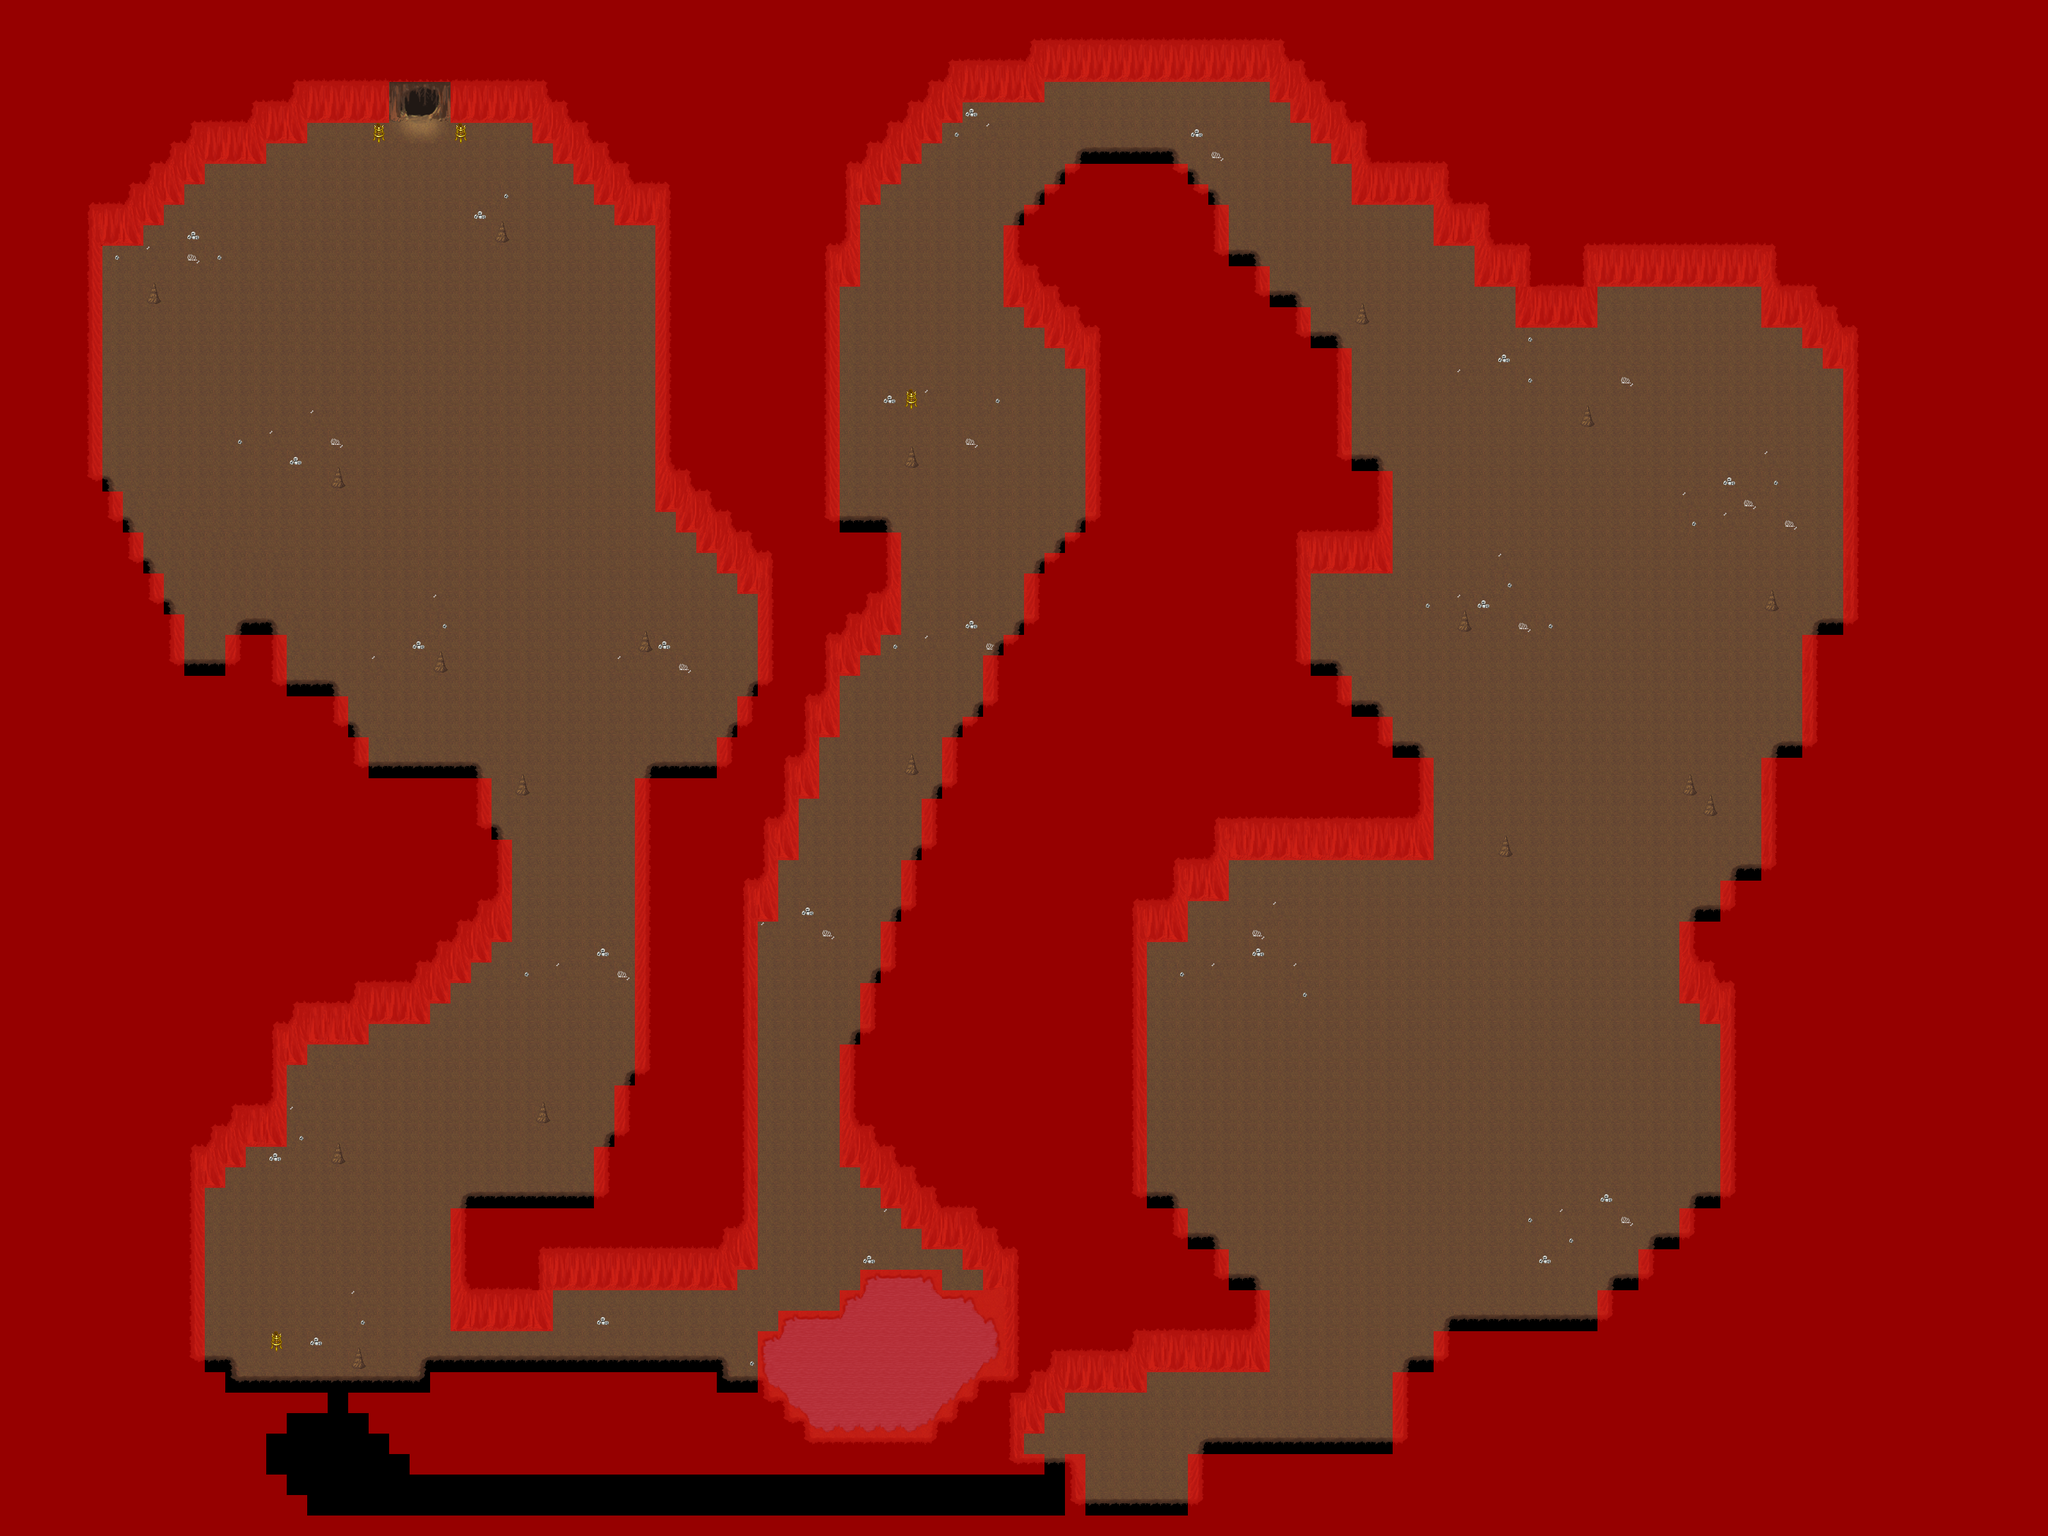

Rendered tile map (Tiled .tmx) drawn with the repository's tilesets; below, a short description and the map source with its tile grids summarised:
An orthogonal 100x75 tile map with 32x32 px tiles, 4 tile layers (Ground, Background, Foreground, Collision), 6 tilesets and 11 objects (5x Spawn, 4x particle, Warp, TrinketSpawn).

<map version="1.0" orientation="orthogonal" width="100" height="75" tilewidth="32" tileheight="32">
 <properties>
  <property name="Dark" value="true" />
  <property name="Music" value="Cave, Man.ogg" />
 </properties>
 <tileset firstgid="1" name="cave" tilewidth="32" tileheight="32">
  <image source="../graphics/cave.png" trans="ff00ff" width="512" height="256" />
 </tileset>
 <tileset firstgid="129" name="cave_bilevel" tilewidth="32" tileheight="32">
  <image source="../graphics/cave_bilevel.png" trans="ff00ff" width="512" height="512" />
 </tileset>
 <tileset firstgid="385" name="cave_x2" tilewidth="32" tileheight="32">
  <image source="../graphics/cave_x2.png" trans="ff00ff" width="512" height="64" />
 </tileset>
 <tileset firstgid="417" name="set_cave" tilewidth="32" tileheight="32">
  <image source="../graphics/set_cave.png" trans="ff00ff" width="256" height="256" />
 </tileset>
 <tileset firstgid="481" name="collision" tilewidth="32" tileheight="32">
  <image source="../graphics/collision.png" trans="ff00ff" width="64" height="32" />
 </tileset>
 <tileset firstgid="483" name="Woodland_x2" tilewidth="32" tileheight="32">
  <image source="../graphics/Woodland_x2.png" trans="ff00ff" width="512" height="128" />
 </tileset>
 <layer name="Ground" width="100" height="75">
  <data>[7500 cells, 6623 non-empty, 31 distinct tile ids]</data>
 </layer>
 <layer name="Background" width="100" height="75">
  <data>[7500 cells, 821 non-empty, 46 distinct tile ids]</data>
 </layer>
 <layer name="Foreground" width="100" height="75">
  <data>[7500 cells, 3843 non-empty, 15 distinct tile ids]</data>
 </layer>
 <layer name="Collision" width="100" height="75">
  <data>[7500 cells, 4435 non-empty, 1 distinct tile ids]</data>
 </layer>
 <objectgroup name="Objects" width="100" height="75">
  <object name="SpawnPointA" type="Spawn" x="735" y="907" width="288" height="254">
   <properties>
    <property name="Enemy" value="spider" />
    <property name="Number" value="25-50" />
   </properties>
  </object>
  <object name="SpawnPointC" type="Spawn" x="1202" y="1841" width="137" height="100">
   <properties>
    <property name="Enemy" value="slime" />
    <property name="Number" value="10-20" />
   </properties>
  </object>
  <object name="SpawnPointD" type="Spawn" x="1483" y="637" width="169" height="136">
   <properties>
    <property name="Enemy" value="bat" />
    <property name="Number" value="20-50" />
   </properties>
  </object>
  <object name="SpawnPointB" type="Spawn" x="417" y="1890" width="169" height="136">
   <properties>
    <property name="Enemy" value="maggot" />
    <property name="Number" value="10-15" />
   </properties>
  </object>
  <object name="SpawnPointE" type="Spawn" x="2077" y="1539" width="376" height="331">
   <properties>
    <property name="Enemy" value="yeti" />
    <property name="Number" value="5-10" />
   </properties>
  </object>
  <object name="Warp To Previous Floor" type="Warp" x="608" y="129" width="96" height="64">
   <properties>
    <property name="Map" value="trog1" />
    <property name="X" value="25" />
    <property name="Y" value="61" />
   </properties>
  </object>
  <object name="TrinketSpawn" type="TrinketSpawn" x="457" y="2215" width="114" height="112" />
  <object name="Torch" type="particle" x="593" y="190" width="37" height="35">
   <properties>
    <property name="Light" value="true" />
    <property name="Name" value="flame" />
   </properties>
  </object>
  <object name="Torch" type="particle" x="719" y="191" width="37" height="35">
   <properties>
    <property name="Light" value="true" />
    <property name="Name" value="flame" />
   </properties>
  </object>
  <object name="Torch" type="particle" x="433" y="2077" width="37" height="35">
   <properties>
    <property name="Light" value="true" />
    <property name="Name" value="flame" />
   </properties>
  </object>
  <object name="Torch" type="particle" x="1425" y="608" width="37" height="35">
   <properties>
    <property name="Light" value="true" />
    <property name="Name" value="flame" />
   </properties>
  </object>
 </objectgroup>
</map>
